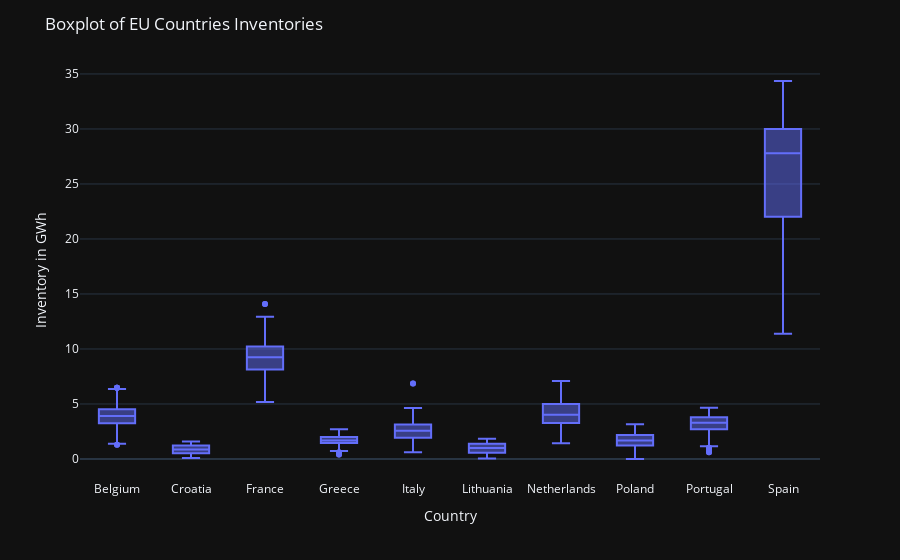

The notebook cell saved with this chart:
### Code cell
df = rel.round(decimals=2)
fig = px.box(df, x="name", y="inventory", )
fig.update_layout(
    xaxis_title='Country',
    yaxis_title='Inventory in GWh',
    title_text="Boxplot of EU Countries Inventories")
fig.show()

### Figure 1 — Plotly figure (JSON) as saved in the notebook; plotly's stock layout.template omitted (floating-point values rounded to 4 significant figures; data arrays with more than 128 entries replaced by an {"elided": "..."} marker saying what was removed)
{"data": [{"alignmentgroup": "True", "hovertemplate": "name=%{x}<br>inventory=%{y}<extra></extra>", "legendgroup": "", "marker": {"color": "#636efa"}, "name": "", "notched": false, "offsetgroup": "", "orientation": "v", "showlegend": false, "x": {"elided": "6000 str values"}, "x0": " ", "xaxis": "x", "y": {"elided": "6000 float values"}, "y0": " ", "yaxis": "y", "type": "box"}], "layout": {"xaxis": {"anchor": "y", "domain": [0.0, 1.0], "title": {"text": "Country"}}, "yaxis": {"anchor": "x", "domain": [0.0, 1.0], "title": {"text": "Inventory in GWh"}}, "legend": {"tracegroupgap": 0}, "margin": {"t": 60}, "boxmode": "group", "title": {"text": "Boxplot of EU Countries Inventories"}}}
